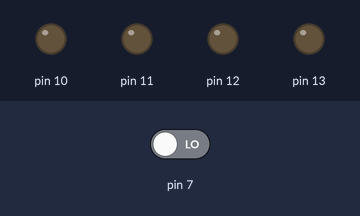
A sketch run on a simulated Arduino Uno, built with avr-gcc and run on an emulated ATmega328P. On the bench: output pins drawn as LEDs (lit = HIGH). The inputs (shaded band) are chosen by the test bench; at power-on: pin 7 LOW.

Above: at 1.2 s.
1.3 s: pin 7 driven HIGH
At 1.8 s:
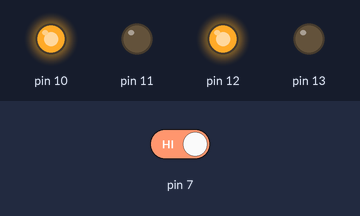
2.8 s: pin 7 driven LOW
At 4.5 s:
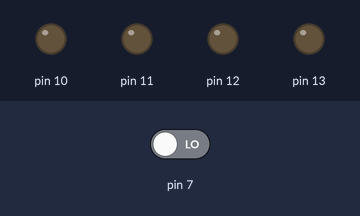
Timing chart, 0 to 6.0 s (numbered marks = the images above; inputs shaded):
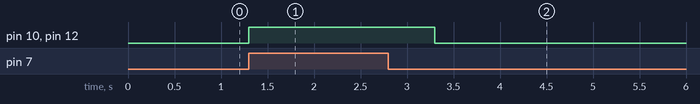

The sketch:

soundsensor.ino
```cpp
void setup()
{
pinMode(10,OUTPUT);
pinMode(11,OUTPUT);
pinMode(12,OUTPUT);
pinMode(13,OUTPUT);
pinMode(7,INPUT);
}
void loop()
{
   int a=digitalRead(7);
   if(a==HIGH)
   {
     digitalWrite(10,HIGH);
     digitalWrite(11,LOW);
     digitalWrite(12,HIGH);
     digitalWrite(13,LOW);
     delay(1000);

   }
   else
   {
     digitalWrite(10,LOW);
     digitalWrite(11,LOW);
     digitalWrite(12,LOW);
     digitalWrite(13,LOW);
   }

}
```

Measured:
- after the input at 1.3 s, pin 10, pin 12: LOW → HIGH at once
- after the input at 2.8 s, pin 10, pin 12: HIGH → LOW after 0.50 s
